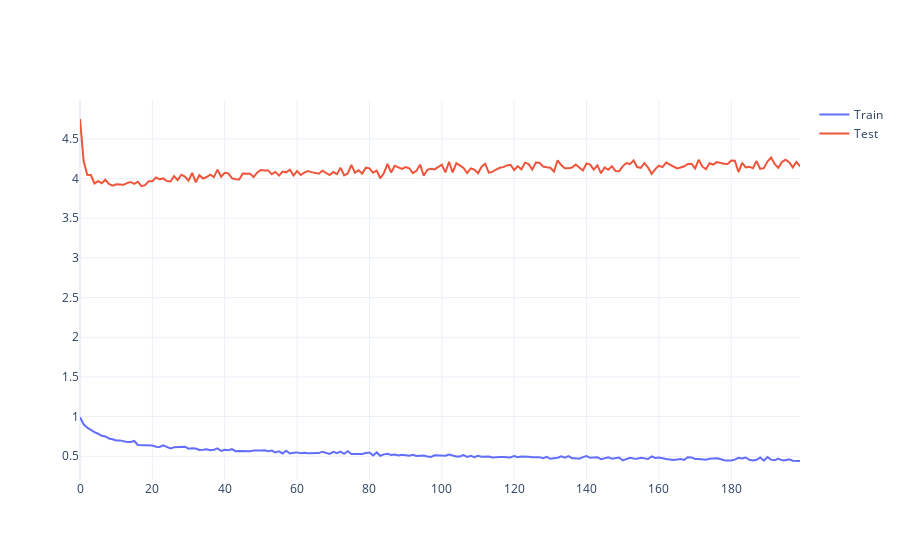

The cell this chart's notebook holds for it:
### Code cell
fig = go.Figure()
fig.add_trace(go.Scatter(x=loss_df.Epoch, y=loss_df.TrainMSE,
                    mode='lines', name='Train'))
fig.add_trace(go.Scatter(x=loss_df.Epoch, y=loss_df.TestMSE,
                    mode='lines', name='Test'))
fig.show()

### Figure 1 — Plotly figure (JSON) as saved in the notebook; plotly's stock layout.template omitted (floating-point values rounded to 4 significant figures; data arrays with more than 128 entries replaced by an {"elided": "..."} marker saying what was removed)
{"data": [{"mode": "lines", "name": "Train", "type": "scatter", "x": {"elided": "200 int values"}, "y": {"elided": "200 float values"}}, {"mode": "lines", "name": "Test", "type": "scatter", "x": {"elided": "200 int values"}, "y": {"elided": "200 float values"}}], "layout": {}}
